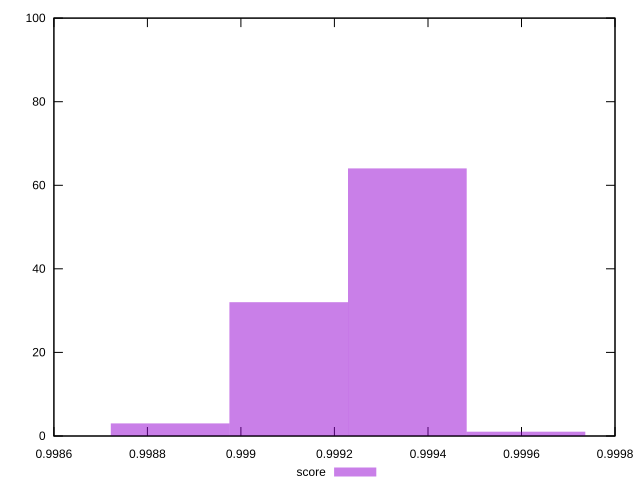

The gnuplot source for this figure:
reset
set terminal svg size 640, 490
set output "reprap/mainthread-work-breakdown/samples/pages+cached+noexternal+noimg/score/histogram.svg"

$score <<EOF
0.9991021766345557 32
0.9996094638529536 1
0.9993558202437546 64
0.9988485330253568 3
EOF

set key outside below
set boxwidth 0.0002536436091989225
set yrange [0:100]
set style fill transparent solid 0.5 noborder

plot \
  $score title "score" with boxes, \


reset
